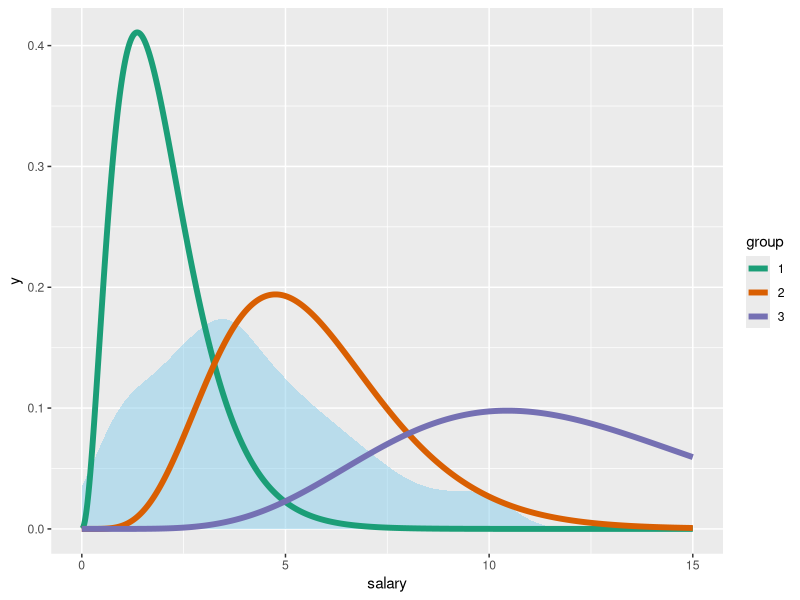

The R source for this figure:
# libraries --------------------------------------------------------------------
library(ggplot2)
library(tidyverse)

# load the data ----------------------------------------------------------------
df <- read.csv("../data/salaries.csv")

# to thousands
df$salary <- df$salary / 1000

# gammas -----------------------------------------------------------------------
gammas <- data.frame(
  k = c(3.122, 6.517, 7.731),
  t = c(0.641, 0.862, 1.552)
)

# calculate density
x_max <- 15
x <- seq(0, x_max, length.out = 1000)

df_gamma <- data.frame(x = numeric(), y = numeric(), group = factor())

for (i in seq_len(nrow(gammas))) {
  gamma <- gammas[i, ]
  y <- dgamma(x, gamma$k, scale = gamma$t)
  df_gamma <- df_gamma %>% add_row(x = x, y = y, group = as.factor(i))
}

# plot -------------------------------------------------------------------------
ggplot(data = df, aes(x = salary)) +
  geom_density(color = NA, fill = "skyblue", alpha = 0.5) +
  geom_line(data = df_gamma, aes(x = x, y = y, color = group), size = 2) +
  xlim(0, x_max) +
  scale_color_brewer(type = "qual", palette = 2)
